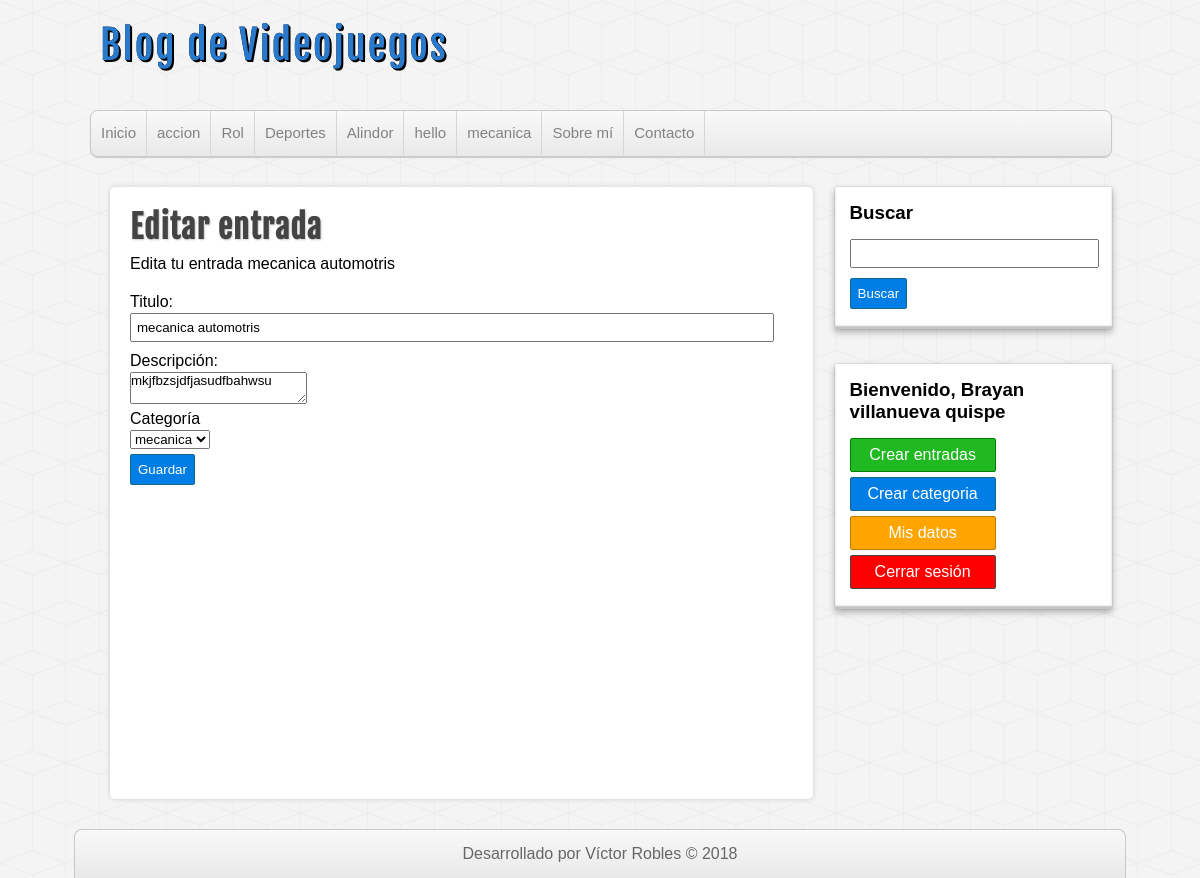
/editar-entrada.php?id=19 (signed in), run on the app's committed database.
### tables this page shows
CREATE TABLE IF NOT EXISTS `categorias` (
  `id` int(255) NOT NULL AUTO_INCREMENT,
  `nombre` varchar(100) DEFAULT NULL,
  PRIMARY KEY (`id`)
);

CREATE TABLE IF NOT EXISTS `entradas` (
  `id` int(255) NOT NULL AUTO_INCREMENT,
  `usuario_id` int(255) NOT NULL,
  `categoria_id` int(255) NOT NULL,
  `titulo` varchar(255) NOT NULL,
  `descripcion` mediumtext,
  `fecha` date NOT NULL,
  PRIMARY KEY (`id`),
  KEY `fk_entrada_usuarios` (`usuario_id`),
  KEY `fc_entradas_categorias` (`categoria_id`)
);

### includes/helpers.php (called while the page is built, shortened)
<?php
function conseguirCategorias($conexion){
	$sql = "SELECT * FROM categorias ORDER BY id ASC;";
	$categorias = mysqli_query($conexion, $sql);
	$resultado = array();
	if($categorias && mysqli_num_rows($categorias) >= 1){
		$resultado = $categorias;
	}
	return $resultado;
}
function conseguirEntrada($conexion, $id){
	$sql = "SELECT e.*, c.nombre AS 'categoria', CONCAT(u.nombre, ' ', u.apellidos) AS usuario"
		  . " FROM entradas e ".
		   "INNER JOIN categorias c ON e.categoria_id = c.id ".
		   "INNER JOIN usuarios u ON e.usuario_id = u.id ".
		   "WHERE e.id = $id";
	$entrada = mysqli_query($conexion, $sql);
	$resultado = array();
	if($entrada && mysqli_num_rows($entrada) >= 1){
		$resultado = mysqli_fetch_assoc($entrada);
	}
	return $resultado;
}

### editar-entrada.php (the view, shortened to what this page needs)
<?php require_once 'includes/conexion.php'; ?>
<?php require_once 'includes/helpers.php'; ?>
<?php
	$entrada_actual = conseguirEntrada($db, $_GET['id']);
?>
<?php require_once 'includes/cabecera.php'; ?>
<?php require_once 'includes/lateral.php'; ?>
<div id="principal">
	<h1>Editar entrada</h1>
	<p>
		Edita tu entrada <?=$entrada_actual['titulo']?>
	</p>
	<br/>
	<form action="guardar-entrada.php?editar=<?=$entrada_actual['id']?>" method="POST">
		<label for="titulo">Titulo:</label>
		<input type="text" name="titulo" value="<?=$entrada_actual['titulo']?>"/>
		<label for="descripcion">Descripción:</label>
		<textarea name="descripcion"><?=$entrada_actual['descripcion']?></textarea>
		<label for="categoria">Categoría</label>
		<select name="categoria">
			<?php
				$categorias = conseguirCategorias($db);
				if(!empty($categorias)):
				while($categoria = mysqli_fetch_assoc($categorias)):
			?>
			<option value="<?=$categoria['id']?>" <?=($categoria['id'] == $entrada_actual['categoria_id']) ? 'selected="selected"' : '' ?>>
					<?=$categoria['nombre']?>
				</option>
			<?php
				endwhile;
				endif;
			?>
		</select>
		<input type="submit" value="Guardar" />
	</form>
</div>
<?php require_once 'includes/pie.php'; ?>

### includes/cabecera.php (shortened to what this page needs)
<?php require_once 'conexion.php'; ?>
<?php require_once 'includes/helpers.php'; ?>
<!DOCTYPE HTML>
<html lang="es">
	<head>
		<link rel="stylesheet" type="text/css" href="./assets/css/style.css" />
	</head>
	<body>
		<header id="cabecera">
			<div id="logo">
				<a href="index.php">
					Blog de Videojuegos
				</a>
			</div>
			<nav id="menu">
				<ul>
					<li>
						<a href="index.php">Inicio</a>
					</li>
					<?php
						$categorias = conseguirCategorias($db);
						if(!empty($categorias)):
							while($categoria = mysqli_fetch_assoc($categorias)):
					?>
								<li>
									<a href="categoria.php?id=<?=$categoria['id']?>"><?=$categoria['nombre']?></a>
								</li>
					<?php
							endwhile;
						endif;
					?>
					<li>
						<a href="index.php">Sobre mí</a>
					</li>
					<li>
						<a href="index.php">Contacto</a>
					</li>
				</ul>
			</nav>
		</header>
		<div id="contenedor">

### assets/css/style.css (style rules this page uses)
* { margin: 0px; padding: 0px; font-family: sans-serif, Helvetica, Arial; text-decoration: none; }
body { background: url(../img/cubes.png) #F4F4F4; }
#cabecera { width: 85%; height: auto; background: transparent; margin: 0px auto; }
#logo { float:left; width: 540px; height: 110px; }
#logo a { font-family: "fajala", Helvetica; font-size: 40px; letter-spacing: 2px; color: #2979CD; text-shadow: 0px 0px 0px black, 1px 1px 0px black, 2px 2px 0px black; transition: all 500ms; line-height: 90px; margin-left: 10px; }
#menu { clear: both; width: 100%; height: 45px; background: linear-gradient(to bottom, #f9f9f9 0px, #e9e9e9 100%); border: 1px solid #C9C9C9; border-radius: 8px; box-shadow: 0px 1px 1px #ccc; overflow: hidden; }
#menu ul { list-style: none; }
#menu ul li { float: left; line-height: 44px; border-right: 1px solid #D6D6D6; }
#menu ul li a { display: block; padding-left: 10px; padding-right: 10px; font-size: 15px; color: #838282; }
#contenedor { width: 85%; height: auto; margin: 0px auto; margin-top: 30px; margin-bottom: 30px; }
label, input[type="text"], input[type="email"], input[type="password"] { display: block; width: 95%; margin-top:2px; margin-bottom: 2px; }
input[type="text"], input[type="email"], input[type="password"] { padding: 5px; margin-bottom: 10px; }
input[type="button"], input[type="submit"], .boton { margin-top: 5px; margin-bottom: 5px; display: block; border-radius: 2px; color:white; background: #007ee5; border: 1px solid #156785; cursor:pointer; padding: 7px; }
#principal { float: left; width: 65%; min-height: 572px; background:white; border-radius: 5px; box-shadow: 0px 0px 5px #ccc; margin-left: 20px; padding: 20px; overflow: hidden; }
#principal h1 { font-size: 32px; color: #444; letter-spacing: 1px; text-shadow: 1px 1px 2px #ccc; font-family: "fajala"; }
#principal p { margin-top: 8px; }

### data on the page
categorias: nombre "accion"
categorias: nombre "Rol"
categorias: nombre "Deportes"
categorias: nombre "Alindor"
categorias: nombre "hello"
categorias: nombre "mecanica"
entradas: titulo "mecanica automotris", descripcion "mkjfbzsjdfjasudfbahwsu", categoria "mecanica"

### other printed values
$_SESSION['usuario']['nombre'] "Brayan"
$_SESSION['usuario']['apellidos'] "villanueva quispe"
